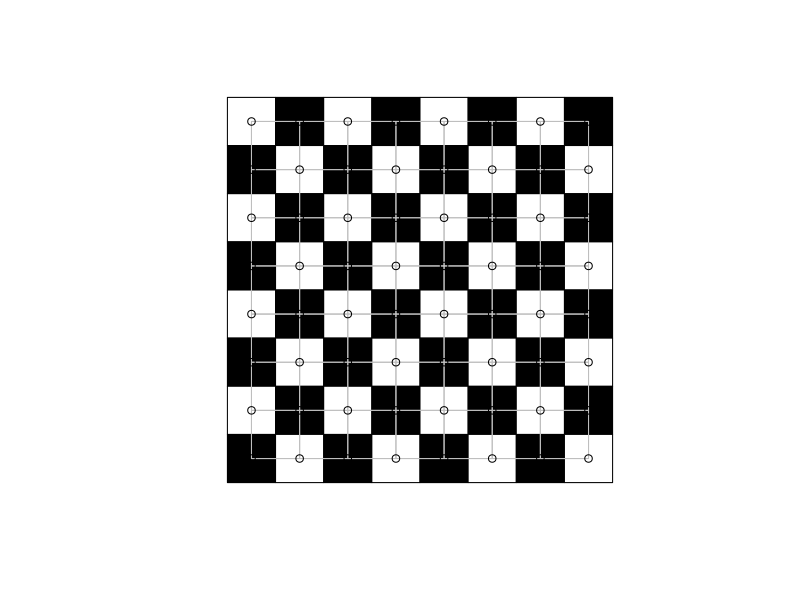
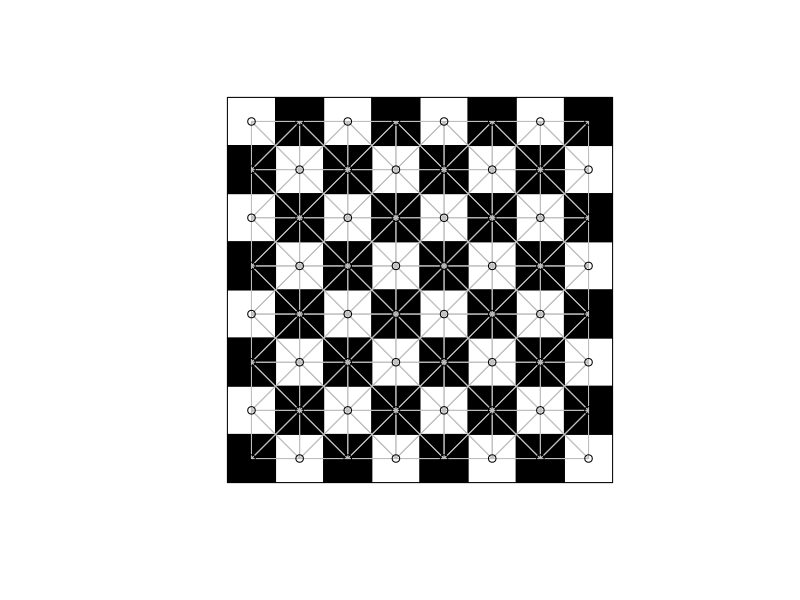
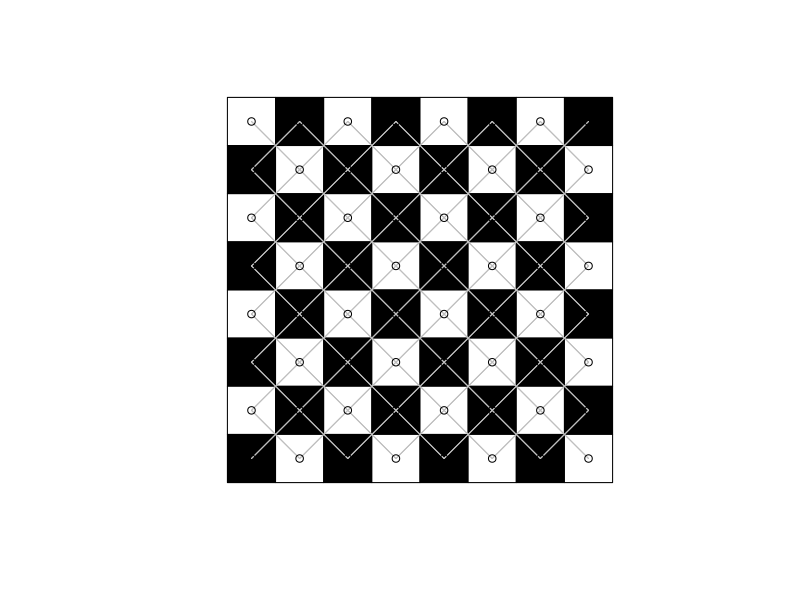
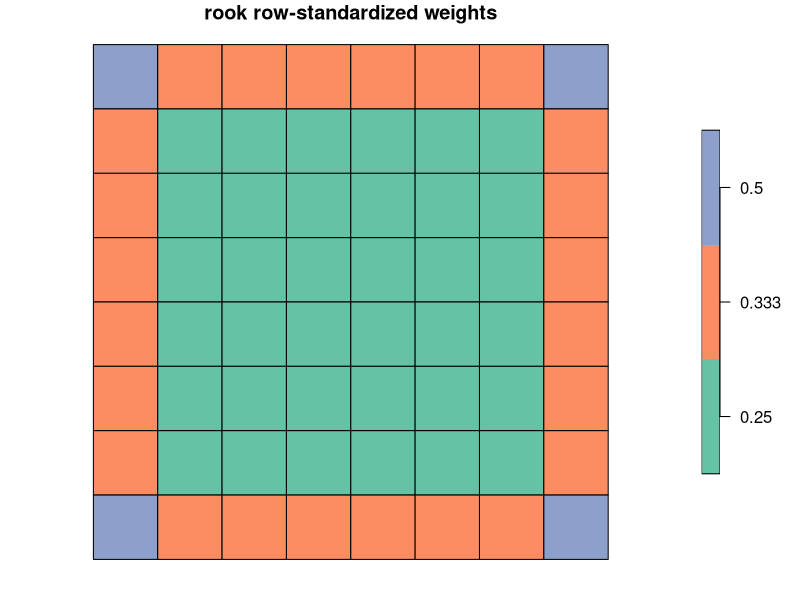
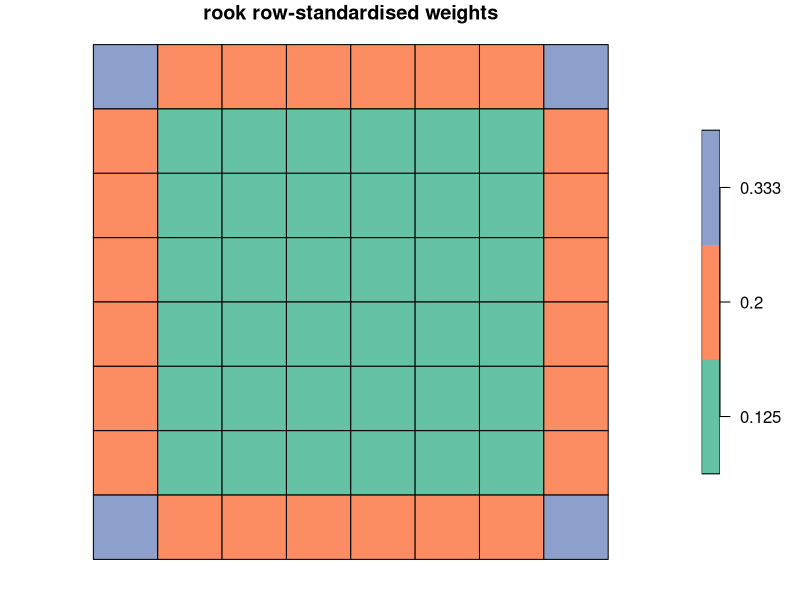

Reproduce these figures in R, in order. (Note: this script raises an error after producing the figures.)
## ---- chunk 1
xy <- data.frame(expand.grid(1:8, 1:8), col=rep(c(rep(c("black", "white"), 4), rep(c("white", "black"), 4)), 4))
library(stars)
library(sf)
(xy %>% st_as_stars() %>% st_as_sf() -> grd)
## ---- chunk 2
library(spdep)
(rook <- poly2nb(grd, queen=FALSE))
## ---- chunk 3
plot(st_geometry(grd), col=grd$col) 
plot(rook, xy, add=TRUE, col="grey")
## ---- chunk 4
(queen <- poly2nb(grd, queen=TRUE))
## ---- chunk 5
plot(st_geometry(grd), col=grd$col) 
plot(queen, xy, add=TRUE, col="grey")
## ---- chunk 6
plot(st_geometry(grd), col=grd$col) 
plot(diffnb(queen, rook), xy, add=TRUE, col="grey")
## ---- chunk 7
((rook %>% card() -> rc) %>% table() -> t)
## ---- chunk 8
1/rev(as.numeric(names(t)))
## ---- chunk 9
grd$rc <- as.factor(1/rc)
plot(grd[, "rc"], main="rook row-standardized weights", key.width = lcm(2.5))
## ---- chunk 10
unname(rev(t))*rev(as.numeric(names(t)))
## ---- chunk 11
table(unlist(nb2listw(rook, style="W")$weights))
## ---- chunk 12
((queen %>% card() -> rc) %>% table() -> t)
## ---- chunk 13
1/rev(as.numeric(names(t)))
## ---- chunk 14
grd$rc <- as.factor(1/rc)
plot(grd[, "rc"], main = "rook row-standardised weights", key.width = lcm(2.5))
## ---- chunk 15
unname(rev(t))*rev(as.numeric(names(t)))
## ---- chunk 16
table(unlist(nb2listw(queen, style="W")$weights))
## ---- chunk 17
save(list = ls(), file = "data/ch14.RData")
